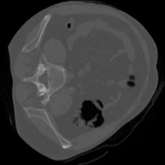
#> input picture images/gray/Lowcontr.tif, 165 x 165 px
$ python example_13_adaptive_eq.py   (older library calls are emulated)
#> lines starting #> are read from the running program, lines starting #| are printed output that depends on the picture
### pai_basis/pai_io.py
'''
Created on Aug 1, 2019

@author: jsaavedr
io functions
'''
import skimage.io as skio
import numpy as np
import basis

def imread(filename, as_gray = False):
#> called with filename = '../images/gray/Lowcontr.tif', as_gray = True
    image = skio.imread(filename, as_gray = as_gray)
#> image is the input picture: shape (165, 165); min 0, max 172, mean 55.2
    if image.dtype == np.float64 :
        image = basis.to_uint8(image)
    return image

### pai_basis/basis.py
'''
pai_basic.basis module
A set of basic functions to operate on gray-scale images
@author: jsaavedr
'''
import numpy as np
import scipy.ndimage.filters as nd_filters

#get histogram of an image
# [76 lines left out: functions get_histogram, threshold, get_accum, get_threshold_otsu, equalize_image, get_gaussian2d and 1 more, not called in this run]

#to uint8
def to_uint8(image) :
    if image.dtype == np.float64 :
        image = image * 255
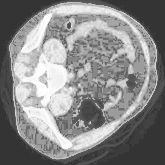
#> image: shape (165, 165) float64; min 52.29, max 255, mean 136.7
    image[image<0]=0
    image[image>255]=255
    image = image.astype(np.uint8, copy=False)
    return image

# [13 lines left out: functions add_gaussian_noise, get_borde, not called in this run]

### pai_basis/example_13_adaptive_eq.py
'''
Created on Aug 6, 2019

@author: jsaavedr
Otsu
'''

import matplotlib.pyplot as plt
import basis
import pai_io
import skimage.exposure as exposure
import numpy as np

if __name__ == '__main__' :
    #filename ='../images/gray/mri.tif'
    #filename ='../images/gray/im_3.tif'
    filename ='../images/gray/Lowcontr.tif'
    image=pai_io.imread(filename, as_gray = True)
    image_eq = basis.to_uint8(exposure.equalize_hist(image))
    image_eqa = basis.to_uint8(exposure.equalize_adapthist(image,clip_limit=0.1))
#> in to_uint8 (call 2), `image = image * 255`:
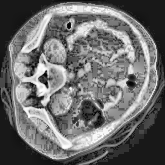
#> image: shape (165, 165) float64; min 0, max 255, mean 109.4
    fig, xs = plt.subplots(1,3)
    for i in range(3):
        xs[i].set_axis_off()
    xs[0].imshow(image, cmap = 'gray', vmin =0 , vmax=255)
    xs[0].set_title('Original')
    xs[1].imshow(image_eq, cmap = 'gray', vmin = 0, vmax = 255)
    xs[1].set_title('Eq')
    xs[2].imshow(image_eqa, cmap = 'gray', vmin = 0, vmax = 255)
    xs[2].set_title('Adaptive Eq')
    plt.show()
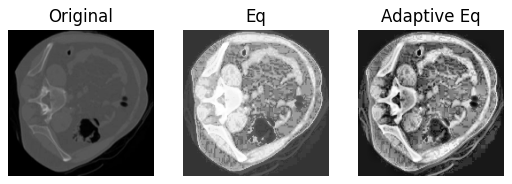
#> figure drawn by matplotlib, 3 panels

$ run again, with images/gray/mri.tif copied over images/gray/Lowcontr.tif
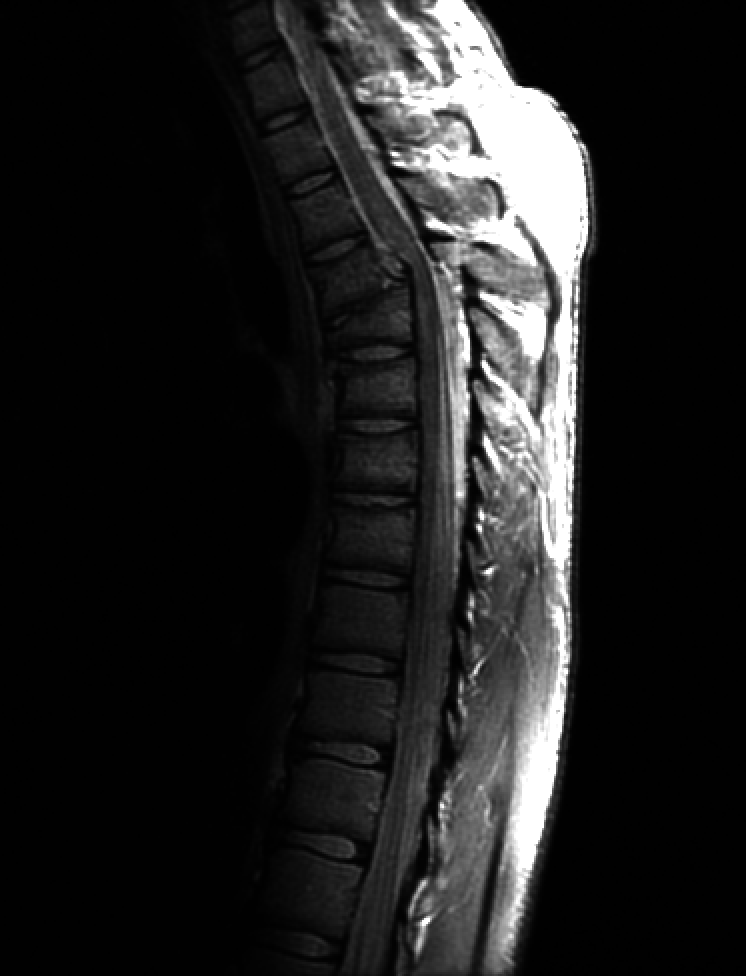
#> input picture images/gray/mri.tif, 746 x 976 px
#> in imread, image is the input picture: shape (976, 746); min 0, max 255, mean 32.6
#> in to_uint8 (call 2), `image = image * 255`:
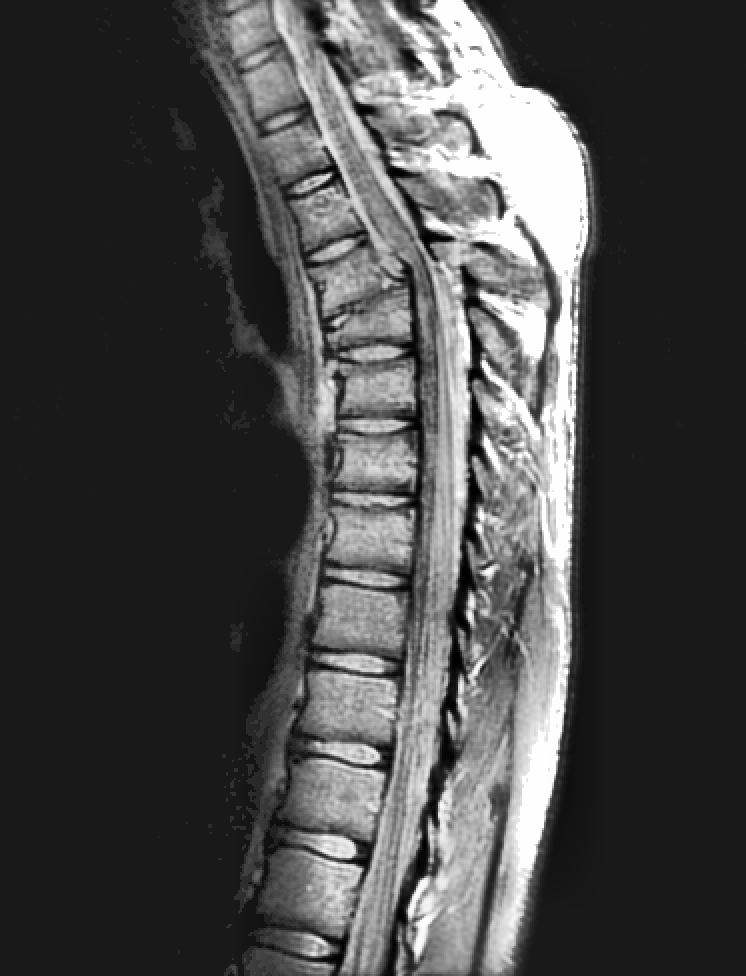
#> image: shape (976, 746) float64; min 0, max 255, mean 72.1
#> `plt.show()`:
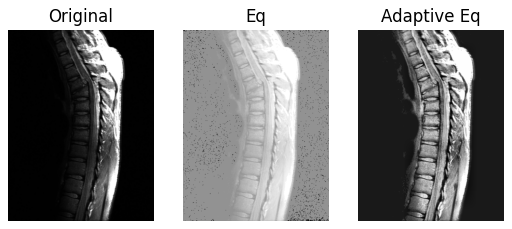
#> figure drawn by matplotlib, 3 panels
